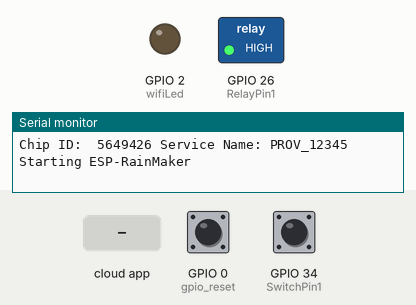
A sketch run on a simulated ESP32. On the bench: switched loads named in the sketch (green lamp = pin HIGH), output pins drawn as LEDs (lit = HIGH), the last lines printed to the serial monitor. Inputs (shaded band) come from the test bench; at power-on: GPIO 34 (SwitchPin1) HIGH, GPIO 0 (gpio_reset) HIGH. WiFi joins after 1.5 s; servers stay silent unless stated.

Above: at 1.2 s.
1.3 s: GPIO 34 (SwitchPin1) pulled LOW for 0.15 s
At 1.9 s:
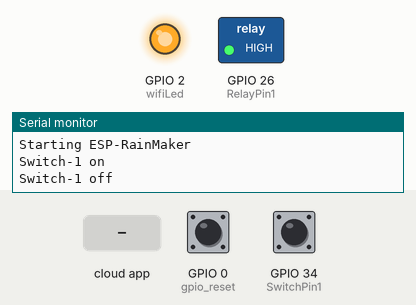
3.0 s: the phone or cloud app sets Switch1 to 1
At 4.3 s:
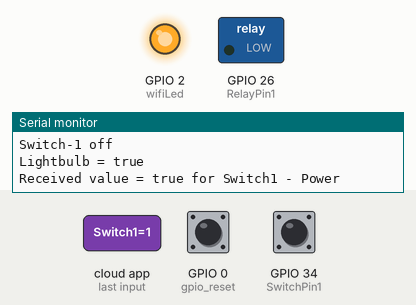
6.1 s: the phone or cloud app sets Switch1 to 0
At 6.8 s:
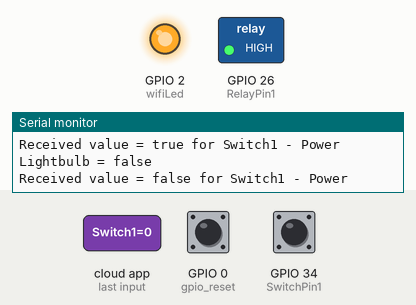
7.6 s: GPIO 34 (SwitchPin1) pulled LOW for 3.2 s
At 8.0 s:
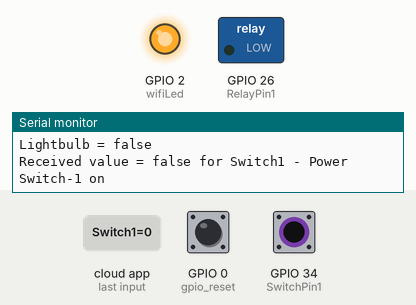
Timing chart, 0 to 12.3 s (numbered marks = the images above; inputs shaded):
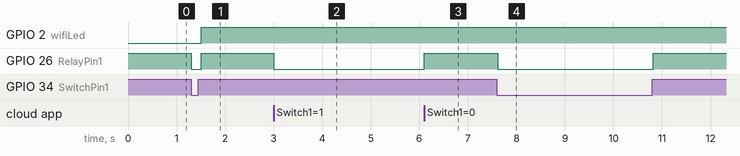

Measured:
- after the input at 1.3 s, GPIO 26 (RelayPin1): HIGH → LOW at once, → HIGH 0.20 s later
- after the input at 3.0 s, GPIO 26 (RelayPin1): HIGH → LOW at once
- after the input at 6.1 s, GPIO 26 (RelayPin1): LOW → HIGH at once
- after the input at 7.6 s, GPIO 26 (RelayPin1): HIGH → LOW at once, → HIGH 3.2 s later

The sketch:

Code_ESP32_RainMaker_4Relay_Switch.ino
```cpp
#include "RMaker.h"
#include "WiFi.h"
#include "WiFiProv.h"

const char *service_name = "PROV_12345";
const char *pop = "1234567";

// define the Device Names
char deviceName_1[] = "Switch1";

// define the GPIO connected with Relays and switches
static uint8_t RelayPin1 = 26;  //D23


static uint8_t SwitchPin1 = 34;  //D13


static uint8_t wifiLed    = 2;   //D2
static uint8_t gpio_reset = 0;

/* Variable for reading pin status*/
// Relay State
bool toggleState_1 = LOW; //Define integer to remember the toggle state for relay 1

// Switch State
bool SwitchState_1 = LOW;


//The framework provides some standard device types like switch, lightbulb, fan, temperature sensor.
static Switch my_switch1(deviceName_1, &RelayPin1);


void sysProvEvent(arduino_event_t *sys_event)
{
    switch (sys_event->event_id) {
        case ARDUINO_EVENT_PROV_START:
#if CONFIG_IDF_TARGET_ESP32
        Serial.printf("\nProvisioning Started with name \"%s\" and PoP \"%s\" on BLE\n", service_name, pop);
        printQR(service_name, pop, "ble");
#else
        Serial.printf("\nProvisioning Started with name \"%s\" and PoP \"%s\" on SoftAP\n", service_name, pop);
        printQR(service_name, pop, "softap");
#endif
        break;
        case ARDUINO_EVENT_WIFI_STA_CONNECTED:
        Serial.printf("\nConnected to Wi-Fi!\n");
        digitalWrite(wifiLed, true);
        break;
    }
}

void write_callback(Device *device, Param *param, const param_val_t val, void *priv_data, write_ctx_t *ctx)
{
    const char *device_name = device->getDeviceName();
    const char *param_name = param->getParamName();

    if(strcmp(device_name, deviceName_1) == 0) {

      Serial.printf("Lightbulb = %s\n", val.val.b? "true" : "false");

      if(strcmp(param_name, "Power") == 0) {
          Serial.printf("Received value = %s for %s - %s\n", val.val.b? "true" : "false", device_name, param_name);
        toggleState_1 = val.val.b;
        (toggleState_1 == false) ? digitalWrite(RelayPin1, HIGH) : digitalWrite(RelayPin1, LOW);
        param->updateAndReport(val);
      }

    }
}

void manual_control()
{
  if (digitalRead(SwitchPin1) == LOW && SwitchState_1 == LOW) {
    digitalWrite(RelayPin1, LOW);
    toggleState_1 = 1;
    SwitchState_1 = HIGH;
    my_switch1.updateAndReportParam(ESP_RMAKER_DEF_POWER_NAME, toggleState_1);
    Serial.println("Switch-1 on");
  }
  if (digitalRead(SwitchPin1) == HIGH && SwitchState_1 == HIGH) {
    digitalWrite(RelayPin1, HIGH);
    toggleState_1 = 0;
    SwitchState_1 = LOW;
    my_switch1.updateAndReportParam(ESP_RMAKER_DEF_POWER_NAME, toggleState_1);
    Serial.println("Switch-1 off");
  }

}

void setup()
{
    uint32_t chipId = 0;

    Serial.begin(115200);

    // Set the Relays GPIOs as output mode
    pinMode(RelayPin1, OUTPUT);
    pinMode(wifiLed, OUTPUT);

    // Configure the input GPIOs
    pinMode(SwitchPin1, INPUT_PULLUP);
    pinMode(gpio_reset, INPUT);

    // Write to the GPIOs the default state on booting
    digitalWrite(RelayPin1, !toggleState_1);
    digitalWrite(wifiLed, LOW);

    Node my_node;
    my_node = RMaker.initNode("ESP32_Relay_4");

    //Standard switch device
    my_switch1.addCb(write_callback);

    //Add switch device to the node
    my_node.addDevice(my_switch1);

    //This is optional
    RMaker.enableOTA(OTA_USING_PARAMS);
    RMaker.enableTZService();
    RMaker.enableSchedule();

    //Service Name
    for(int i=0; i<17; i=i+8) {
      chipId |= ((ESP.getEfuseMac() >> (40 - i)) & 0xff) << i;
    }

    Serial.printf("\nChip ID:  %d Service Name: %s\n", chipId, service_name);

    Serial.printf("\nStarting ESP-RainMaker\n");
    RMaker.start();

    WiFi.onEvent(sysProvEvent);
#if CONFIG_IDF_TARGET_ESP32
    WiFiProv.beginProvision(WIFI_PROV_SCHEME_BLE, WIFI_PROV_SCHEME_HANDLER_FREE_BTDM, WIFI_PROV_SECURITY_1, pop, service_name);
#else
    WiFiProv.beginProvision(WIFI_PROV_SCHEME_SOFTAP, WIFI_PROV_SCHEME_HANDLER_NONE, WIFI_PROV_SECURITY_1, pop, service_name);
#endif

    my_switch1.updateAndReportParam(ESP_RMAKER_DEF_POWER_NAME, false);
}

void loop()
{
    // Read GPIO0 (external button to reset device
    if(digitalRead(gpio_reset) == LOW) { //Push button pressed
        Serial.printf("Reset Button Pressed!\n");
        // Key debounce handling
        delay(100);
        int startTime = millis();
        while(digitalRead(gpio_reset) == LOW) delay(50);
        int endTime = millis();

        if ((endTime - startTime) > 10000) {
          // If key pressed for more than 10secs, reset all
          Serial.printf("Reset to factory.\n");
          RMakerFactoryReset(2);
        } else if ((endTime - startTime) > 3000) {
          Serial.printf("Reset Wi-Fi.\n");
          // If key pressed for more than 3secs, but less than 10, reset Wi-Fi
          RMakerWiFiReset(2);
        }
    }
    delay(100);

    if (WiFi.status() != WL_CONNECTED)
    {
      //Serial.println("WiFi Not Connected");
      digitalWrite(wifiLed, false);
    }
    else
    {
      //Serial.println("WiFi Connected");
      digitalWrite(wifiLed, true);
    }

    manual_control();
}
```
